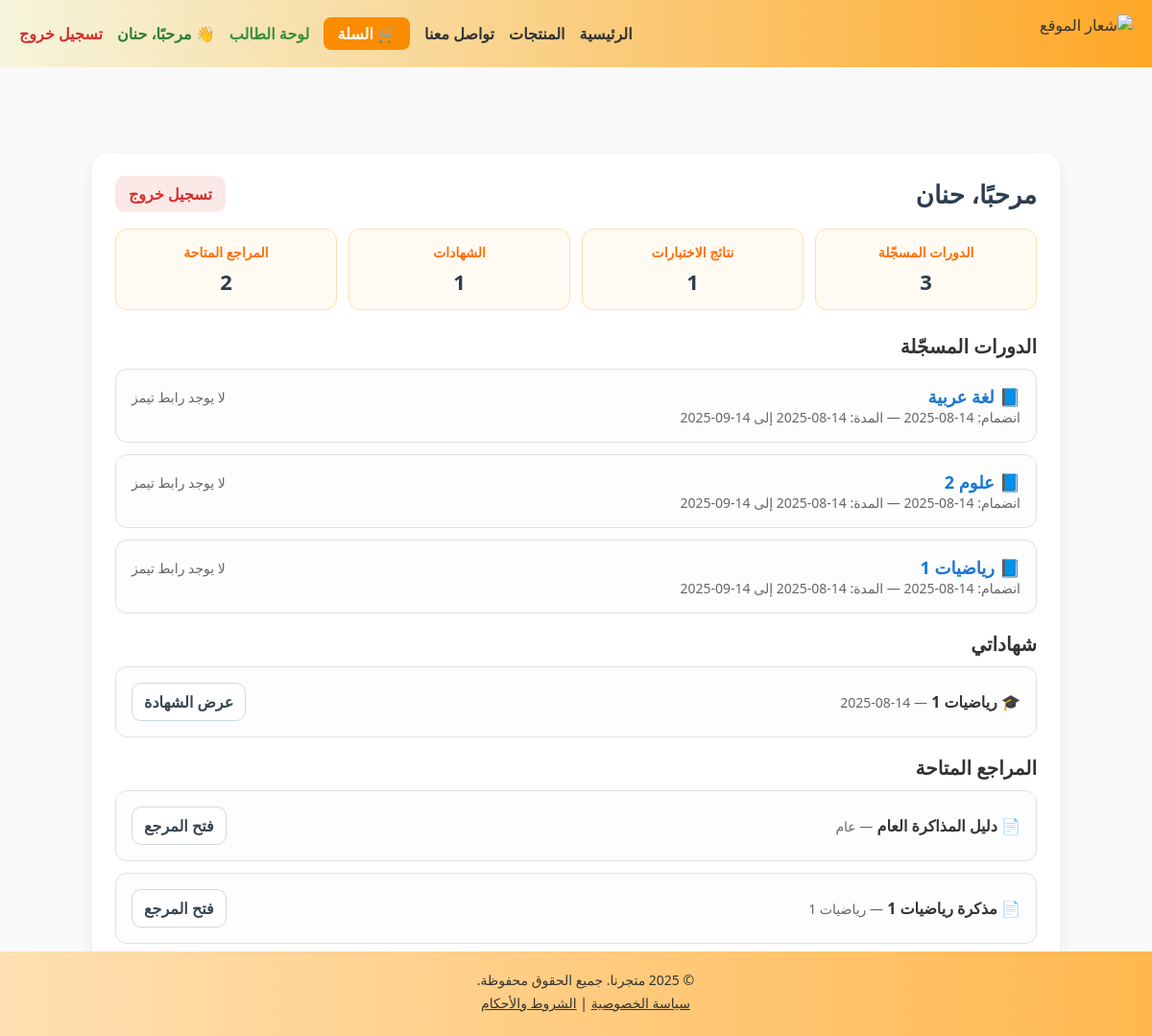
Page /student/ (signed in) on the committed database.
### core/models.py (models this page shows, shortened)
class CustomUser(AbstractUser):
    role = models.CharField(
        max_length=10,
        choices=ROLE_CHOICES,
        verbose_name="الدور"
    )
    def is_student(self):
        return self.role == 'student'
    class Meta:
        verbose_name = "مستخدم"
        verbose_name_plural = "المستخدمون"

### students/models.py (models this page shows, shortened)
class Student(models.Model):
    user = models.OneToOneField(User, on_delete=models.CASCADE, related_name='student_profile')
    phone = models.CharField(max_length=20, blank=True)
    city = models.CharField(max_length=120, blank=True)
    created_at = models.DateTimeField(auto_now_add=True)

class Enrollment(models.Model):
    STATUS = (
        ("active", "نشط"),
        ("pending", "بانتظار"),
        ("expired", "منتهي"),
    )
    student   = models.ForeignKey(Student, on_delete=models.CASCADE, related_name='enrollments')
    course    = models.ForeignKey(Course, on_delete=models.CASCADE, related_name='enrollments')
    status    = models.CharField(max_length=10, choices=STATUS, default="active")
    joined_at = models.DateTimeField(default=timezone.now)
    starts_at = models.DateTimeField(null=True, blank=True)
    ends_at   = models.DateTimeField(null=True, blank=True)
    progress  = models.DecimalField(max_digits=5, decimal_places=2, default=0)
    teams_link = models.URLField(blank=True)
    class Meta:
        unique_together = ('student', 'course')
        indexes = [
            models.Index(fields=["student"]),
            models.Index(fields=["course"]),
            models.Index(fields=["status"]),
        ]
        ordering = ("-joined_at",)

class Course(models.Model):
    title = models.CharField(max_length=200)
    slug = models.SlugField(unique=True)
    is_active = models.BooleanField(default=True)
    start_date = models.DateField(null=True, blank=True)
    end_date   = models.DateField(null=True, blank=True)
    duration_days = models.PositiveIntegerField(default=30)
    teams_link = models.URLField(blank=True)
    def __str__(self) -> str:
        return self.title
    class Meta:
        ordering = ("title",)

class Certificate(models.Model):
    student   = models.ForeignKey(Student, on_delete=models.CASCADE, related_name='certificates')
    course    = models.ForeignKey(Course, on_delete=models.PROTECT)
    issued_at = models.DateField(default=timezone.now)
    file_url  = models.URLField(blank=True)
    class Meta:
        ordering = ("-issued_at",)

class Resource(models.Model):
    title     = models.CharField(max_length=200)
    course    = models.ForeignKey(Course, on_delete=models.CASCADE, related_name='resources', null=True, blank=True)
    file_url  = models.URLField()
    is_public = models.BooleanField(default=False)
    class Meta:
        ordering = ("title",)

### students/permissions.py (the view)
    @login_required
    def _wrapped(request, *args, **kwargs):
        if getattr(request.user, "role", None) != "student":
            raise PermissionDenied("غير مصرح")
        return view_func(request, *args, **kwargs)

### students/permissions.py (called while the page is built)
def student_required(view_func):
    @login_required
    def _wrapped(request, *args, **kwargs):
        if getattr(request.user, "role", None) != "student":
            raise PermissionDenied("غير مصرح")
        return view_func(request, *args, **kwargs)
    return _wrapped

### students/views.py (called while the page is built)
def _get_student(request) -> Student:
    student, _ = Student.objects.get_or_create(user=request.user)
    return student

### templates/store/student_dashboard.html (shortened to what this page needs)
{% load static %}
<!DOCTYPE html>
<html lang="ar" dir="rtl">
<head>
</head>
<body>
  {% include "header.html" %}
  <main class="page-padding">
    <section class="dashboard-container">
      <div class="headline">
        <h1>مرحبًا، {{ student.user.get_full_name|default:student.user.username }}</h1>
        <div class="actions">
          <a class="logout" href="/logout/">تسجيل خروج</a>
        </div>
      </div>
      <div class="kpis">
        <div class="kpi"><b>الدورات المسجّلة</b><div class="num">{{ enroll_count }}</div></div>
        <div class="kpi"><b>نتائج الاختبارات</b><div class="num">{{ exam_count }}</div></div>
        <div class="kpi"><b>الشهادات</b><div class="num">{{ cert_count }}</div></div>
        <div class="kpi"><b>المراجع المتاحة</b><div class="num">{{ res_count }}</div></div>
      </div>
      <h3 class="section-title">الدورات المسجّلة</h3>
      {% if enrollments %}
        {% for e in enrollments %}
          <article class="course-card">
            <div class="course-card__head">
              <h4 class="course-title">📘 {{ e.course }}</h4>
              {% with tl=e.course.teams_link %}
                {% if tl %}
                  <a class="btn-ghost" href="{{ tl }}" target="_blank" rel="noopener noreferrer">دخول الدورة على Teams</a>
                {% else %}
                  <span class="muted">لا يوجد رابط تيمز</span>
                {% endif %}
              {% endwith %}
            </div>
            <div class="muted">
              انضمام: {{ e.joined_at|date:"d-m-Y" }}
              {% if e.course.start_date or e.course.end_date %}
                — المدة: {{ e.course.start_date|date:"d-m-Y" }} إلى {{ e.course.end_date|date:"d-m-Y" }}
              {% endif %}
            </div>
          </article>
        {% endfor %}
      {% else %}
        <div class="empty">لا توجد دورات مسجّلة حتى الآن.</div>
      {% endif %}
      <h3 class="section-title">شهاداتي</h3>
      {% if certs %}
        <ul class="list-cards">
          {% for c in certs %}
            <li class="list-card">
              <div>
                🎓 <b>{{ c.course }}</b>
                <small class="muted">— {{ c.issued_at|date:"d-m-Y" }}</small>
              </div>
              {% if c.file_url %}
                <a class="btn-ghost" href="{{ c.file_url }}" target="_blank" rel="noopener">عرض الشهادة</a>
              {% else %}
                <span class="muted">لا يوجد ملف شهادة</span>
              {% endif %}
            </li>
          {% endfor %}
        </ul>
      {% else %}
        <div class="empty">لا توجد شهادات حتى الآن.</div>
      {% endif %}
      <h3 class="section-title">المراجع المتاحة</h3>
      {% if resources %}
        <ul class="list-cards">
          {% for r in resources %}
            <li class="list-card">
              <div>
                📄 <b>{{ r.title }}</b>
                <small class="muted">— {{ r.course|default:"عام" }}</small>
              </div>
              <a class="btn-ghost" href="{{ r.file_url }}" target="_blank" rel="noopener">فتح المرجع</a>
            </li>
          {% endfor %}
        </ul>
      {% else %}
        <div class="empty">لا توجد مراجع حتى الآن.</div>
      {% endif %}
    </section>
  </main>
  {% include "footer.html" %}
</body>
</html>

### templates/header.html (shortened to what this page needs)
{% load static %}
<header style="background: linear-gradient(to right, #f5f5dc, #ffa726); padding: 15px 20px; color: #333;">
  <div style="display: flex; justify-content: space-between; align-items: center; flex-wrap: wrap;">
    <div style="display: flex; align-items: center;">
      <img src="https://res.cloudinary.com/dlql12ycp/image/upload/v1754102032/logo_dexumq.png"
           alt="شعار الموقع"
           style="height: 40px; border-radius: 8px; object-fit: contain;">
    </div>
    <nav id="main-nav" style="display: flex; gap: 15px; align-items: center; flex-wrap: wrap;">
      <a href="/" style="text-decoration: none; color: #333; font-weight: bold;">الرئيسية</a>
      <a href="/products/" style="text-decoration: none; color: #333; font-weight: bold;">المنتجات</a>
      <a href="/contact/" style="text-decoration: none; color: #333; font-weight: bold;">تواصل معنا</a>
      <a href="/cart/"
         style="text-decoration: none; background-color: #fb8c00; color: white; padding: 6px 14px; border-radius: 8px; font-weight: bold;">
         🛒 السلة
      </a>
      {% if user.is_authenticated %}
        {% if user.is_student %}
          <a href="/student/dashboard/" style="text-decoration: none; color: #388e3c; font-weight: bold;">لوحة الطالب</a>
        {% elif user.is_teacher %}
          <a href="/teacher/dashboard/" style="text-decoration: none; color: #1976d2; font-weight: bold;">لوحة المعلم</a>
        {% endif %}
        <span style="font-weight: bold; color: #2e7d32;">👋 مرحبًا، {{ user.get_full_name|default:user.username }}</span>
        <a href="/logout/" style="text-decoration: none; color: #d32f2f; font-weight: bold;">تسجيل خروج</a>
      {% else %}
        <a href="/login/" style="text-decoration: none; color: #333; font-weight: bold;">تسجيل دخول</a>
        <a href="/register/" style="text-decoration: none; color: #333; font-weight: bold;">إنشاء حساب</a>
      {% endif %}
    </nav>
  </div>
</header>

### templates/footer.html
<footer style="
  background: linear-gradient(to right, #ffe0b2, #ffb74d);
  color: #333;
  text-align: center;
  padding: 20px 10px;
  font-size: 14px;
  width: 100%;
  position: fixed;
  bottom: 0;
  left: 0;
  z-index: 1000;
">
  <p style="margin: 0;">&copy; 2025 متجرنا. جميع الحقوق محفوظة.</p>
  <p style="margin: 5px 0;">
    <a href="/privacy/" style="color: #333; text-decoration: underline;">سياسة الخصوصية</a> |
    <a href="/terms/" style="color: #333; text-decoration: underline;">الشروط والأحكام</a>
  </p>
</footer>

### templates/store/student_dashboard.html (style rules this page uses)
body { font-family: "Tajawal", system-ui, -apple-system, Arial, sans-serif; margin:0; padding:0; background:#f9f9f9; color:#333; }
.page-padding { padding-top: 90px; }
.dashboard-container { max-width: 960px; margin: 0 auto 60px; padding: 24px; background:#fff; border-radius:16px; box-shadow:0 6px 16px rgba(0,0,0,.06); }
.headline { display:flex; justify-content:space-between; align-items:center; gap:12px; margin-bottom:16px; }
h1 { color:#2c3e50; font-size:26px; margin:0; }
.actions a { text-decoration:none; padding:8px 14px; border-radius:10px; font-weight:600; }
.actions a.logout { background:#fbe9e7; color:#d32f2f; }
.kpis { display:grid; grid-template-columns:repeat(auto-fit,minmax(160px,1fr)); gap:12px; margin:18px 0 24px; }
.kpi { background:#fffaf2; border:1px solid #ffe0b2; border-radius:12px; padding:14px; text-align:center; }
.kpi b { color:#ff6f00; font-size:14px; display:block; margin-bottom:6px; }
.kpi .num { font-size:22px; font-weight:800; color:#2c3e50; }
.section-title { margin:18px 0 10px; font-size:20px; font-weight:700; color:#333; }
.muted { color:#666; font-size:14px; }
.course-card, .list-card { border:1px solid #e0e0e0; border-radius:12px; padding:16px; margin-bottom:12px; background:#fdfdfd; }
.course-card__head { display:flex; gap:10px; align-items:center; justify-content:space-between; }
.course-title { margin:0; font-size:18px; color:#1976d2; font-weight:700; }
.btn-ghost { text-decoration:none; padding:8px 12px; border-radius:10px; border:1px solid #cfd8dc; background:#fff; color:#37474f; font-weight:600; }
.list-cards { list-style:none; padding:0; margin:0; }
.list-card { display:flex; align-items:center; justify-content:space-between; gap:12px; }

### rows in the picture
CustomUser: get_full_name "حنان"
Student: user.get_full_name "حنان"
Enrollment: course "لغة عربية", joined_at "14-08-2025", course.end_date "14-09-2025"
Enrollment: course "علوم 2", joined_at "14-08-2025", course.end_date "14-09-2025"
Enrollment: course "رياضيات 1", joined_at "14-08-2025", course.end_date "14-09-2025"
Certificate: course "رياضيات 1", issued_at "14-08-2025"
Resource: title "دليل المذاكرة العام", course "عام"
Resource: title "مذكرة رياضيات 1", course "رياضيات 1"

### other values in the picture
{{ enroll_count }} "3"
{{ exam_count }} "1"
{{ cert_count }} "1"
{{ res_count }} "2"
